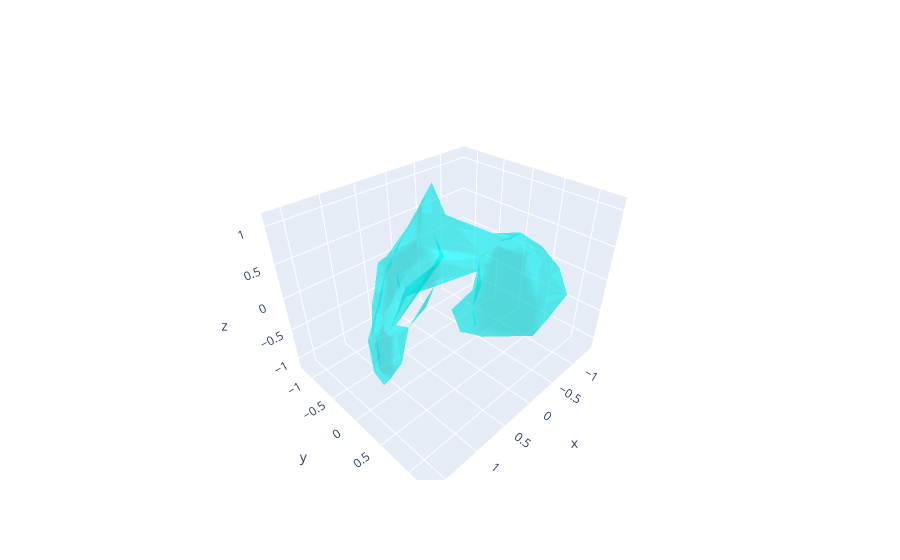
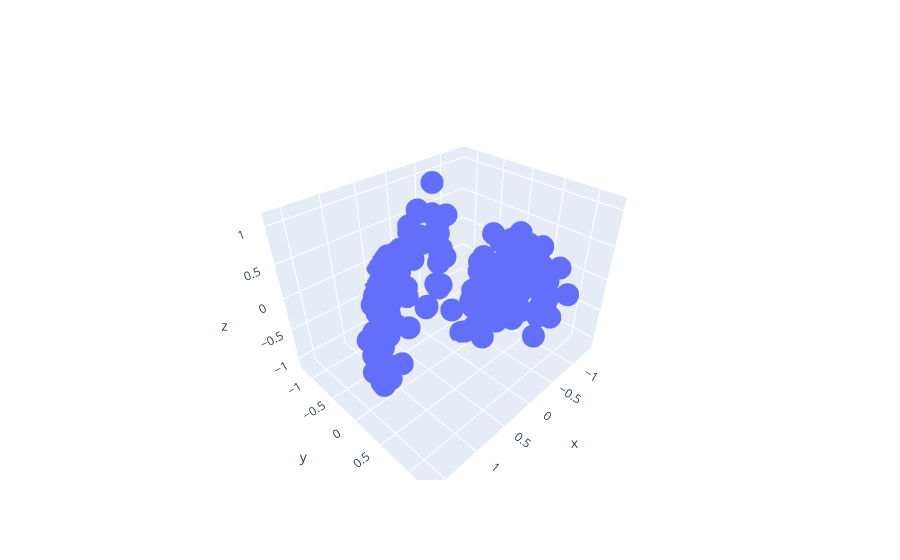

Notebook cell for these charts, in order:
### Code cell
import plotly.graph_objects as go
import plotly.express as px
points_selected = 300 #number of points to be selected
x, y, z = output_pca_transformed[:points_selected,0], output_pca_transformed[:points_selected,1], output_pca_transformed[:points_selected,2]

#fig = go.Figure(data=[go.Mesh3d(x=x, y=y, z=z, color='lightpink', opacity=0.50)])

fig = go.Figure(data=[go.Mesh3d(x=x, y=y, z=z, alphahull=5, opacity=0.4, color='cyan')])
df = pd.DataFrame(data=output_pca_transformed[:points_selected,0:2])
fig.show()
#fig = px.scatter_3d(pd.DataFrame(data=output_pca_transformed[:,0:2]))
fig = go.Figure(data=[go.Scatter3d(x=x, y=y, z=z,mode='markers')])
fig.show()

### Figure 1 — Plotly figure (JSON) as saved in the notebook; plotly's stock layout.template omitted (floating-point values rounded to 4 significant figures; data arrays with more than 128 entries replaced by an {"elided": "..."} marker saying what was removed)
{"data": [{"alphahull": 5, "color": "cyan", "opacity": 0.4, "type": "mesh3d", "x": {"elided": "300 float values"}, "y": {"elided": "300 float values"}, "z": {"elided": "300 float values"}}], "layout": {}}

### Figure 2 — Plotly figure (JSON) as saved in the notebook; plotly's stock layout.template omitted (floating-point values rounded to 4 significant figures; data arrays with more than 128 entries replaced by an {"elided": "..."} marker saying what was removed)
{"data": [{"mode": "markers", "type": "scatter3d", "x": {"elided": "300 float values"}, "y": {"elided": "300 float values"}, "z": {"elided": "300 float values"}}], "layout": {}}
